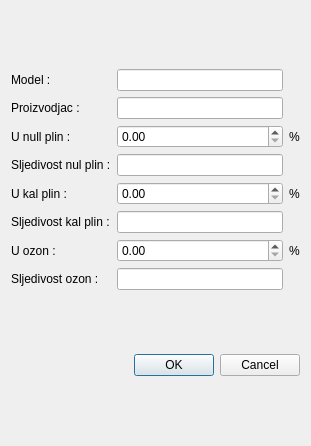
<?xml version="1.0" encoding="UTF-8"?>
<ui version="4.0">
 <class>Dialog</class>
 <widget class="QDialog" name="Dialog">
  <property name="geometry">
   <rect>
    <x>0</x>
    <y>0</y>
    <width>311</width>
    <height>446</height>
   </rect>
  </property>
  <property name="windowTitle">
   <string>Dialog</string>
  </property>
  <layout class="QVBoxLayout" name="verticalLayout">
   <item>
    <layout class="QGridLayout" name="gridLayout">
     <item row="4" column="1">
      <widget class="QLabel" name="label_5">
       <property name="text">
        <string>U kal plin :</string>
       </property>
      </widget>
     </item>
     <item row="1" column="1">
      <widget class="QLabel" name="label_2">
       <property name="text">
        <string>Proizvodjac :</string>
       </property>
      </widget>
     </item>
     <item row="7" column="1">
      <widget class="QLabel" name="label_8">
       <property name="text">
        <string>Sljedivost ozon :</string>
       </property>
      </widget>
     </item>
     <item row="5" column="1">
      <widget class="QLabel" name="label_6">
       <property name="text">
        <string>Sljedivost kal plin :</string>
       </property>
      </widget>
     </item>
     <item row="3" column="1">
      <widget class="QLabel" name="label_4">
       <property name="text">
        <string>Sljedivost nul plin :</string>
       </property>
      </widget>
     </item>
     <item row="2" column="1">
      <widget class="QLabel" name="label_3">
       <property name="text">
        <string>U null plin :</string>
       </property>
      </widget>
     </item>
     <item row="6" column="1">
      <widget class="QLabel" name="label_7">
       <property name="text">
        <string>U ozon :</string>
       </property>
      </widget>
     </item>
     <item row="0" column="1">
      <widget class="QLabel" name="label">
       <property name="text">
        <string>Model :</string>
       </property>
      </widget>
     </item>
     <item row="4" column="2">
      <widget class="QDoubleSpinBox" name="doubleSpinBoxKal">
       <property name="maximum">
        <double>1000000.000000000000000</double>
       </property>
      </widget>
     </item>
     <item row="2" column="2">
      <widget class="QDoubleSpinBox" name="doubleSpinBoxNul">
       <property name="decimals">
        <number>2</number>
       </property>
       <property name="minimum">
        <double>0.000000000000000</double>
       </property>
       <property name="maximum">
        <double>1000000.000000000000000</double>
       </property>
      </widget>
     </item>
     <item row="5" column="2">
      <widget class="QLineEdit" name="lineEditSljedivostKal"/>
     </item>
     <item row="1" column="2">
      <widget class="QLineEdit" name="lineEditProizvodjac"/>
     </item>
     <item row="0" column="2">
      <widget class="QLineEdit" name="lineEditModel"/>
     </item>
     <item row="3" column="2">
      <widget class="QLineEdit" name="lineEditSljedivostNul"/>
     </item>
     <item row="6" column="2">
      <widget class="QDoubleSpinBox" name="doubleSpinBoxOzon">
       <property name="maximum">
        <double>1000000.000000000000000</double>
       </property>
      </widget>
     </item>
     <item row="7" column="2">
      <widget class="QLineEdit" name="lineEditSljedivostOzon"/>
     </item>
     <item row="2" column="3">
      <widget class="QLabel" name="label_9">
       <property name="text">
        <string>%</string>
       </property>
      </widget>
     </item>
     <item row="4" column="3">
      <widget class="QLabel" name="label_10">
       <property name="text">
        <string>%</string>
       </property>
      </widget>
     </item>
     <item row="6" column="3">
      <widget class="QLabel" name="label_11">
       <property name="text">
        <string>%</string>
       </property>
      </widget>
     </item>
    </layout>
   </item>
   <item>
    <widget class="QDialogButtonBox" name="buttonBox">
     <property name="orientation">
      <enum>Qt::Horizontal</enum>
     </property>
     <property name="standardButtons">
      <set>QDialogButtonBox::Cancel|QDialogButtonBox::Ok</set>
     </property>
    </widget>
   </item>
  </layout>
 </widget>
 <resources/>
 <connections>
  <connection>
   <sender>buttonBox</sender>
   <signal>accepted()</signal>
   <receiver>Dialog</receiver>
   <slot>accept()</slot>
   <hints>
    <hint type="sourcelabel">
     <x>248</x>
     <y>254</y>
    </hint>
    <hint type="destinationlabel">
     <x>157</x>
     <y>274</y>
    </hint>
   </hints>
  </connection>
  <connection>
   <sender>buttonBox</sender>
   <signal>rejected()</signal>
   <receiver>Dialog</receiver>
   <slot>reject()</slot>
   <hints>
    <hint type="sourcelabel">
     <x>316</x>
     <y>260</y>
    </hint>
    <hint type="destinationlabel">
     <x>286</x>
     <y>274</y>
    </hint>
   </hints>
  </connection>
 </connections>
</ui>
